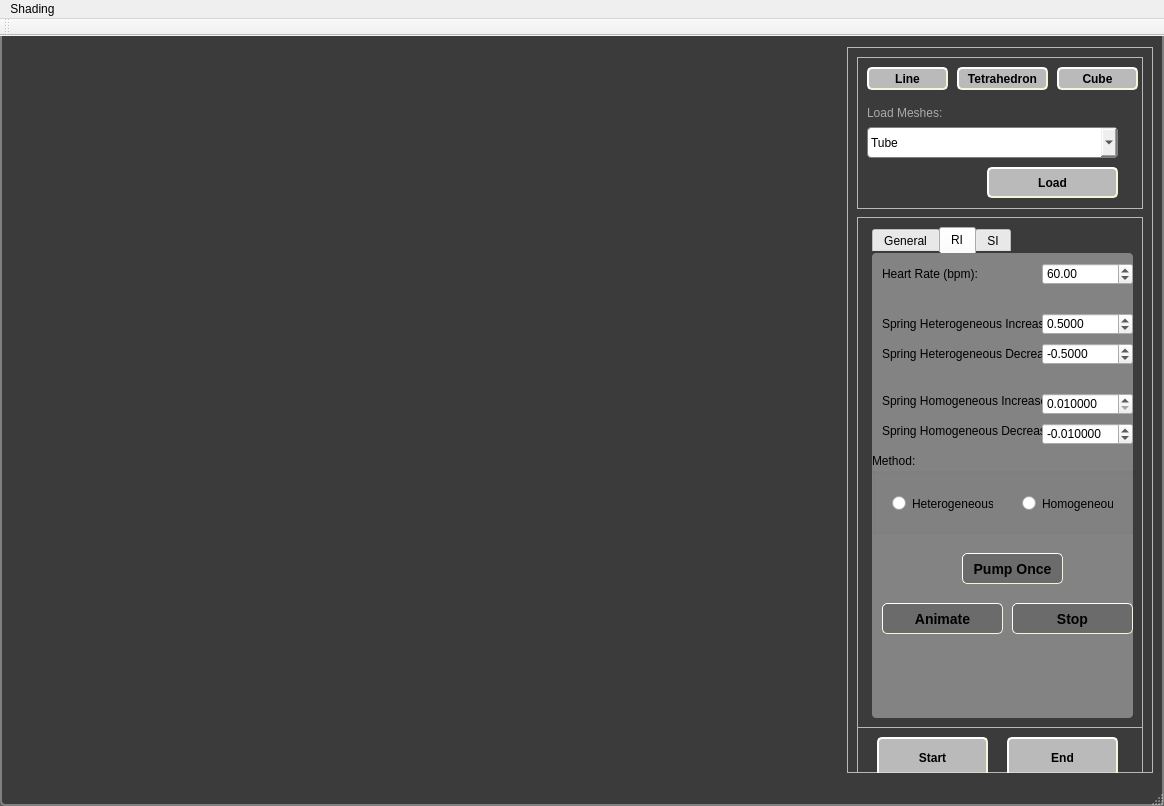
<?xml version="1.0" encoding="UTF-8"?>
<ui version="4.0">
 <class>MassSpringSystemeClass</class>
 <widget class="QMainWindow" name="MassSpringSystemeClass">
  <property name="geometry">
   <rect>
    <x>0</x>
    <y>0</y>
    <width>1164</width>
    <height>806</height>
   </rect>
  </property>
  <property name="windowTitle">
   <string>MassSpringSysteme</string>
  </property>
  <property name="styleSheet">
   <string notr="true">QMainWindow {
	background: rgba(50, 50, 50, 200);
	border: 2px solid gray;
	border-radius: 5px;
}

QComboBox {
     border: 1px solid gray;
     border-radius: 4px;
     padding: 1px 18px 1px 3px;
     min-width: 6em;
 }

 QPushButton {
     background-color:  rgba(220, 220, 220, 200);
     border-style: outset;
     border-width: 2px;
     border-radius: 5px;
     border-color: beige;
     font: bold 12px;
     min-width: 5em;
     padding: 2px;
 }

 QPushButton:pressed {
     background-color: rgba(255, 255, 255, 250);
     border-style: outset;
     border-width: 2px;
     border-radius: 5px;
     border-color: beige;
     font: bold 12px;
     min-width: 5em;
     padding: 2px;
 }

 QPushButton#pushButton_update {
     background-color:  rgba(100, 100, 100, 200);
     border-style: outset;
     border-width: 1px;
     border-radius: 5px;
     border-color: beige;
     font: bold 14px;
     min-width: 5em;
     padding: 2px;
 }

QPushButton#pushButton_pumpOnce {
     background-color:  rgba(100, 100, 100, 200);
     border-style: outset;
     border-width: 1px;
     border-radius: 5px;
     border-color: beige;
     font: bold 14px;
     min-width: 5em;
     padding: 2px;
 }

QPushButton#pushButton_animate {
     background-color:  rgba(100, 100, 100, 200);
     border-style: outset;
     border-width: 1px;
     border-radius: 5px;
     border-color: beige;
     font: bold 14px;
     min-width: 5em;
     padding: 2px;
 }

QPushButton#pushButton_stop {
     background-color:  rgba(100, 100, 100, 200);
     border-style: outset;
     border-width: 1px;
     border-radius: 5px;
     border-color: beige;
     font: bold 14px;
     min-width: 5em;
     padding: 2px;
 }

 QPushButton#pushButton_update:pressed {
     background-color:  rgba(240, 240, 240, 200);
     border-style: outset;
     border-width: 2px;
     border-radius: 5px;
     border-color: beige;
     font: bold 14px;
     min-width: 5em;
     padding: 2px;
 }

QPushButton#pushButton_pumpOnce:pressed {
     background-color:  rgba(240, 240, 240, 200);
     border-style: outset;
     border-width: 2px;
     border-radius: 5px;
     border-color: beige;
     font: bold 14px;
     min-width: 5em;
     padding: 2px;
 }

QPushButton#pushButton_animate:pressed {
     background-color:  rgba(240, 240, 240, 200);
     border-style: outset;
     border-width: 2px;
     border-radius: 5px;
     border-color: beige;
     font: bold 14px;
     min-width: 5em;
     padding: 2px;
 }

QPushButton#pushButton_stop:pressed {
     background-color:  rgba(240, 240, 240, 200);
     border-style: outset;
     border-width: 2px;
     border-radius: 5px;
     border-color: beige;
     font: bold 14px;
     min-width: 5em;
     padding: 2px;
 }</string>
  </property>
  <widget class="QWidget" name="centralWidget">
   <layout class="QGridLayout" name="gridLayout">
    <item row="0" column="0">
     <widget class="QSplitter" name="splitter">
      <property name="orientation">
       <enum>Qt::Horizontal</enum>
      </property>
      <property name="handleWidth">
       <number>1</number>
      </property>
      <widget class="MyGLWidget" name="glwidget" native="true"/>
      <widget class="QFrame" name="frame">
       <property name="minimumSize">
        <size>
         <width>306</width>
         <height>698</height>
        </size>
       </property>
       <property name="maximumSize">
        <size>
         <width>306</width>
         <height>16777215</height>
        </size>
       </property>
       <property name="frameShape">
        <enum>QFrame::StyledPanel</enum>
       </property>
       <property name="frameShadow">
        <enum>QFrame::Raised</enum>
       </property>
       <widget class="QFrame" name="mesh_frame">
        <property name="geometry">
         <rect>
          <x>10</x>
          <y>10</y>
          <width>286</width>
          <height>152</height>
         </rect>
        </property>
        <property name="minimumSize">
         <size>
          <width>286</width>
          <height>152</height>
         </size>
        </property>
        <property name="maximumSize">
         <size>
          <width>286</width>
          <height>152</height>
         </size>
        </property>
        <property name="frameShape">
         <enum>QFrame::StyledPanel</enum>
        </property>
        <property name="frameShadow">
         <enum>QFrame::Raised</enum>
        </property>
        <widget class="QPushButton" name="button_line">
         <property name="geometry">
          <rect>
           <x>10</x>
           <y>10</y>
           <width>81</width>
           <height>23</height>
          </rect>
         </property>
         <property name="text">
          <string>Line</string>
         </property>
        </widget>
        <widget class="QPushButton" name="button_tetrahedron">
         <property name="geometry">
          <rect>
           <x>100</x>
           <y>10</y>
           <width>91</width>
           <height>23</height>
          </rect>
         </property>
         <property name="text">
          <string>Tetrahedron</string>
         </property>
        </widget>
        <widget class="QPushButton" name="button_cube">
         <property name="geometry">
          <rect>
           <x>200</x>
           <y>10</y>
           <width>81</width>
           <height>23</height>
          </rect>
         </property>
         <property name="text">
          <string>Cube</string>
         </property>
        </widget>
        <widget class="QLabel" name="label">
         <property name="geometry">
          <rect>
           <x>10</x>
           <y>40</y>
           <width>81</width>
           <height>31</height>
          </rect>
         </property>
         <property name="styleSheet">
          <string notr="true">QLabel 
{ color: rgba(200, 200, 200, 200) }</string>
         </property>
         <property name="lineWidth">
          <number>1</number>
         </property>
         <property name="text">
          <string>Load Meshes:</string>
         </property>
        </widget>
        <widget class="QComboBox" name="combo_box_load_mesh">
         <property name="geometry">
          <rect>
           <x>10</x>
           <y>70</y>
           <width>251</width>
           <height>31</height>
          </rect>
         </property>
         <item>
          <property name="text">
           <string>Tube</string>
          </property>
         </item>
         <item>
          <property name="text">
           <string>Sphere</string>
          </property>
         </item>
         <item>
          <property name="text">
           <string>Simple Heart</string>
          </property>
         </item>
         <item>
          <property name="text">
           <string>Complex Heart</string>
          </property>
         </item>
         <item>
          <property name="text">
           <string>Real Heart</string>
          </property>
         </item>
        </widget>
        <widget class="QPushButton" name="button_load">
         <property name="geometry">
          <rect>
           <x>130</x>
           <y>110</y>
           <width>131</width>
           <height>31</height>
          </rect>
         </property>
         <property name="text">
          <string>Load</string>
         </property>
        </widget>
       </widget>
       <widget class="QFrame" name="attr_frame">
        <property name="geometry">
         <rect>
          <x>10</x>
          <y>170</y>
          <width>286</width>
          <height>511</height>
         </rect>
        </property>
        <property name="minimumSize">
         <size>
          <width>286</width>
          <height>455</height>
         </size>
        </property>
        <property name="frameShape">
         <enum>QFrame::StyledPanel</enum>
        </property>
        <property name="frameShadow">
         <enum>QFrame::Raised</enum>
        </property>
        <widget class="QTabWidget" name="tabWidget">
         <property name="geometry">
          <rect>
           <x>15</x>
           <y>10</y>
           <width>261</width>
           <height>491</height>
          </rect>
         </property>
         <property name="styleSheet">
          <string notr="true">QTabWidget::pane { /* The tab widget frame */
    border-top: 2px;
     border-radius: 4px;
	background-color: rgba(150, 150, 150, 200);
}

/*QTabWidget::tab-bar {
    left: 5px;
}*/

/*QTabBar::tab {
    background: qlineargradient(x1: 0, y1: 0, x2: 0, y2: 1,
                                stop: 0 #E1E1E1, stop: 0.4 #DDDDDD,
                                stop: 0.5 #D8D8D8, stop: 1.0 #D3D3D3);
    border: 2px;
    border-bottom-color: rgba(190, 190, 190, 200); 
    border-top-left-radius: 3px;
    border-top-right-radius: 3px;
    min-width: 5ex;
    padding: 2px;
}*/

/*QTabBar::tab:selected {
 	border: 4px;
	border-color: rgba(190, 190, 190, 200);
    border-bottom-color: rgba(190, 190, 190, 200);
    border-top-left-radius: 5px;
    border-top-right-radius: 5px;
    min-width: 5ex;
    padding: 2px;
}*/</string>
         </property>
         <property name="currentIndex">
          <number>1</number>
         </property>
         <widget class="QWidget" name="tab">
          <attribute name="title">
           <string>General</string>
          </attribute>
          <widget class="QPushButton" name="pushButton_update">
           <property name="geometry">
            <rect>
             <x>120</x>
             <y>430</y>
             <width>141</width>
             <height>31</height>
            </rect>
           </property>
           <property name="text">
            <string>Update</string>
           </property>
          </widget>
          <widget class="QLabel" name="label_4">
           <property name="geometry">
            <rect>
             <x>10</x>
             <y>110</y>
             <width>101</width>
             <height>21</height>
            </rect>
           </property>
           <property name="text">
            <string>Spring Rest Length:</string>
           </property>
          </widget>
          <widget class="QDoubleSpinBox" name="doubleSpinBox_gravity">
           <property name="geometry">
            <rect>
             <x>160</x>
             <y>50</y>
             <width>101</width>
             <height>22</height>
            </rect>
           </property>
           <property name="minimum">
            <double>-99.989999999999995</double>
           </property>
          </widget>
          <widget class="QDoubleSpinBox" name="doubleSpinBox_bel">
           <property name="geometry">
            <rect>
             <x>180</x>
             <y>170</y>
             <width>81</width>
             <height>22</height>
            </rect>
           </property>
          </widget>
          <widget class="QLabel" name="label_6">
           <property name="geometry">
            <rect>
             <x>10</x>
             <y>50</y>
             <width>101</width>
             <height>21</height>
            </rect>
           </property>
           <property name="text">
            <string>System Gravity:</string>
           </property>
          </widget>
          <widget class="QLabel" name="label_3">
           <property name="geometry">
            <rect>
             <x>10</x>
             <y>80</y>
             <width>81</width>
             <height>21</height>
            </rect>
           </property>
           <property name="text">
            <string>Particle Mass:</string>
           </property>
          </widget>
          <widget class="QLabel" name="label_7">
           <property name="geometry">
            <rect>
             <x>10</x>
             <y>170</y>
             <width>171</width>
             <height>21</height>
            </rect>
           </property>
           <property name="text">
            <string>Bounce Energy Loss (per bounce):</string>
           </property>
          </widget>
          <widget class="QDoubleSpinBox" name="doubleSpinBox_rc">
           <property name="geometry">
            <rect>
             <x>160</x>
             <y>110</y>
             <width>101</width>
             <height>22</height>
            </rect>
           </property>
           <property name="maximum">
            <double>200.000000000000000</double>
           </property>
          </widget>
          <widget class="QLabel" name="label_5">
           <property name="geometry">
            <rect>
             <x>10</x>
             <y>140</y>
             <width>101</width>
             <height>21</height>
            </rect>
           </property>
           <property name="text">
            <string>Spring Stiffness:</string>
           </property>
          </widget>
          <widget class="QDoubleSpinBox" name="doubleSpinBox_ks">
           <property name="geometry">
            <rect>
             <x>160</x>
             <y>140</y>
             <width>101</width>
             <height>22</height>
            </rect>
           </property>
           <property name="maximum">
            <double>5000.000000000000000</double>
           </property>
          </widget>
          <widget class="QDoubleSpinBox" name="doubleSpinBox_mass">
           <property name="geometry">
            <rect>
             <x>160</x>
             <y>80</y>
             <width>101</width>
             <height>22</height>
            </rect>
           </property>
          </widget>
          <widget class="QLabel" name="label_2">
           <property name="geometry">
            <rect>
             <x>10</x>
             <y>10</y>
             <width>101</width>
             <height>21</height>
            </rect>
           </property>
           <property name="lineWidth">
            <number>1</number>
           </property>
           <property name="text">
            <string>System Attributes:</string>
           </property>
          </widget>
          <widget class="QToolBox" name="toolBox">
           <property name="geometry">
            <rect>
             <x>8</x>
             <y>202</y>
             <width>251</width>
             <height>221</height>
            </rect>
           </property>
           <property name="currentIndex">
            <number>0</number>
           </property>
           <widget class="QWidget" name="page">
            <property name="geometry">
             <rect>
              <x>0</x>
              <y>0</y>
              <width>251</width>
              <height>167</height>
             </rect>
            </property>
            <attribute name="label">
             <string>Linear Damping ( Kd = a*|v|+b )</string>
            </attribute>
            <widget class="QLabel" name="label_9">
             <property name="geometry">
              <rect>
               <x>20</x>
               <y>40</y>
               <width>71</width>
               <height>21</height>
              </rect>
             </property>
             <property name="text">
              <string>b:</string>
             </property>
            </widget>
            <widget class="QLabel" name="label_10">
             <property name="geometry">
              <rect>
               <x>20</x>
               <y>70</y>
               <width>101</width>
               <height>21</height>
              </rect>
             </property>
             <property name="text">
              <string>|Vt|:</string>
             </property>
            </widget>
            <widget class="QLabel" name="label_8">
             <property name="geometry">
              <rect>
               <x>20</x>
               <y>10</y>
               <width>71</width>
               <height>21</height>
              </rect>
             </property>
             <property name="text">
              <string>a:</string>
             </property>
            </widget>
            <widget class="QLabel" name="label_16">
             <property name="geometry">
              <rect>
               <x>20</x>
               <y>100</y>
               <width>71</width>
               <height>16</height>
              </rect>
             </property>
             <property name="text">
              <string>Maximum Kd:</string>
             </property>
            </widget>
            <widget class="QDoubleSpinBox" name="doubleSpinBox_linearMaxKd">
             <property name="geometry">
              <rect>
               <x>150</x>
               <y>100</y>
               <width>81</width>
               <height>22</height>
              </rect>
             </property>
             <property name="decimals">
              <number>6</number>
             </property>
             <property name="maximum">
              <double>1.000000000000000</double>
             </property>
             <property name="singleStep">
              <double>0.050000000000000</double>
             </property>
             <property name="value">
              <double>0.900000000000000</double>
             </property>
            </widget>
            <widget class="QDoubleSpinBox" name="doubleSpinBox_linearA">
             <property name="geometry">
              <rect>
               <x>150</x>
               <y>10</y>
               <width>81</width>
               <height>22</height>
              </rect>
             </property>
             <property name="decimals">
              <number>6</number>
             </property>
             <property name="singleStep">
              <double>0.050000000000000</double>
             </property>
            </widget>
            <widget class="QDoubleSpinBox" name="doubleSpinBox_linearB">
             <property name="geometry">
              <rect>
               <x>150</x>
               <y>40</y>
               <width>81</width>
               <height>22</height>
              </rect>
             </property>
             <property name="decimals">
              <number>6</number>
             </property>
             <property name="singleStep">
              <double>0.005000000000000</double>
             </property>
            </widget>
            <widget class="QDoubleSpinBox" name="doubleSpinBox_linearVt">
             <property name="geometry">
              <rect>
               <x>150</x>
               <y>70</y>
               <width>81</width>
               <height>22</height>
              </rect>
             </property>
             <property name="decimals">
              <number>6</number>
             </property>
             <property name="singleStep">
              <double>5.000000000000000</double>
             </property>
            </widget>
           </widget>
           <widget class="QWidget" name="page_2">
            <property name="geometry">
             <rect>
              <x>0</x>
              <y>0</y>
              <width>100</width>
              <height>30</height>
             </rect>
            </property>
            <attribute name="label">
             <string>Quadratic Damping</string>
            </attribute>
           </widget>
          </widget>
         </widget>
         <widget class="QWidget" name="tab_2">
          <attribute name="title">
           <string>RI</string>
          </attribute>
          <widget class="QLabel" name="label_11">
           <property name="geometry">
            <rect>
             <x>10</x>
             <y>60</y>
             <width>161</width>
             <height>21</height>
            </rect>
           </property>
           <property name="text">
            <string>Spring Heterogeneous Increase:</string>
           </property>
          </widget>
          <widget class="QDoubleSpinBox" name="doubleSpinBox_rld">
           <property name="geometry">
            <rect>
             <x>170</x>
             <y>60</y>
             <width>91</width>
             <height>22</height>
            </rect>
           </property>
           <property name="decimals">
            <number>4</number>
           </property>
           <property name="minimum">
            <double>-99.989999999999995</double>
           </property>
           <property name="singleStep">
            <double>0.050000000000000</double>
           </property>
           <property name="value">
            <double>0.500000000000000</double>
           </property>
          </widget>
          <widget class="QLabel" name="label_12">
           <property name="geometry">
            <rect>
             <x>10</x>
             <y>90</y>
             <width>161</width>
             <height>21</height>
            </rect>
           </property>
           <property name="text">
            <string>Spring Heterogeneous Decrease:</string>
           </property>
          </widget>
          <widget class="QDoubleSpinBox" name="doubleSpinBox_rld_2">
           <property name="geometry">
            <rect>
             <x>170</x>
             <y>90</y>
             <width>91</width>
             <height>22</height>
            </rect>
           </property>
           <property name="decimals">
            <number>4</number>
           </property>
           <property name="minimum">
            <double>-99.989999999999995</double>
           </property>
           <property name="singleStep">
            <double>0.050000000000000</double>
           </property>
           <property name="value">
            <double>-0.500000000000000</double>
           </property>
          </widget>
          <widget class="QLabel" name="label_13">
           <property name="geometry">
            <rect>
             <x>10</x>
             <y>10</y>
             <width>121</width>
             <height>21</height>
            </rect>
           </property>
           <property name="text">
            <string>Heart Rate (bpm):</string>
           </property>
          </widget>
          <widget class="QDoubleSpinBox" name="doubleSpinBox_hr">
           <property name="geometry">
            <rect>
             <x>170</x>
             <y>10</y>
             <width>91</width>
             <height>22</height>
            </rect>
           </property>
           <property name="minimum">
            <double>0.000000000000000</double>
           </property>
           <property name="maximum">
            <double>400.000000000000000</double>
           </property>
           <property name="singleStep">
            <double>5.000000000000000</double>
           </property>
           <property name="value">
            <double>60.000000000000000</double>
           </property>
          </widget>
          <widget class="QPushButton" name="pushButton_animate">
           <property name="geometry">
            <rect>
             <x>10</x>
             <y>350</y>
             <width>121</width>
             <height>31</height>
            </rect>
           </property>
           <property name="text">
            <string>Animate</string>
           </property>
          </widget>
          <widget class="QPushButton" name="pushButton_stop">
           <property name="geometry">
            <rect>
             <x>140</x>
             <y>350</y>
             <width>121</width>
             <height>31</height>
            </rect>
           </property>
           <property name="text">
            <string>Stop</string>
           </property>
          </widget>
          <widget class="QLabel" name="label_14">
           <property name="geometry">
            <rect>
             <x>10</x>
             <y>140</y>
             <width>161</width>
             <height>16</height>
            </rect>
           </property>
           <property name="text">
            <string>Spring Homogeneous Increase:</string>
           </property>
          </widget>
          <widget class="QLabel" name="label_15">
           <property name="geometry">
            <rect>
             <x>10</x>
             <y>170</y>
             <width>161</width>
             <height>16</height>
            </rect>
           </property>
           <property name="text">
            <string>Spring Homogeneous Decrease:</string>
           </property>
          </widget>
          <widget class="QDoubleSpinBox" name="doubleSpinBox_shi">
           <property name="geometry">
            <rect>
             <x>170</x>
             <y>140</y>
             <width>91</width>
             <height>22</height>
            </rect>
           </property>
           <property name="decimals">
            <number>6</number>
           </property>
           <property name="minimum">
            <double>0.010000000000000</double>
           </property>
           <property name="maximum">
            <double>9.000000000000000</double>
           </property>
           <property name="singleStep">
            <double>0.050000000000000</double>
           </property>
           <property name="value">
            <double>0.010000000000000</double>
           </property>
          </widget>
          <widget class="QDoubleSpinBox" name="doubleSpinBox_shd">
           <property name="geometry">
            <rect>
             <x>170</x>
             <y>170</y>
             <width>91</width>
             <height>22</height>
            </rect>
           </property>
           <property name="decimals">
            <number>6</number>
           </property>
           <property name="minimum">
            <double>-1.000000000000000</double>
           </property>
           <property name="maximum">
            <double>0.000000000000000</double>
           </property>
           <property name="singleStep">
            <double>0.050000000000000</double>
           </property>
           <property name="value">
            <double>-0.010000000000000</double>
           </property>
          </widget>
          <widget class="QGroupBox" name="groupBox">
           <property name="geometry">
            <rect>
             <x>0</x>
             <y>200</y>
             <width>261</width>
             <height>81</height>
            </rect>
           </property>
           <property name="title">
            <string>Method:</string>
           </property>
           <widget class="QRadioButton" name="radioButton_ri_he">
            <property name="geometry">
             <rect>
              <x>20</x>
              <y>40</y>
              <width>101</width>
              <height>21</height>
             </rect>
            </property>
            <property name="text">
             <string>Heterogeneous</string>
            </property>
           </widget>
           <widget class="QRadioButton" name="radioButton_ri_ho">
            <property name="geometry">
             <rect>
              <x>150</x>
              <y>40</y>
              <width>91</width>
              <height>21</height>
             </rect>
            </property>
            <property name="text">
             <string>Homogeneous</string>
            </property>
           </widget>
          </widget>
          <widget class="QPushButton" name="pushButton_pumpOnce">
           <property name="geometry">
            <rect>
             <x>90</x>
             <y>300</y>
             <width>101</width>
             <height>31</height>
            </rect>
           </property>
           <property name="text">
            <string>Pump Once</string>
           </property>
          </widget>
         </widget>
         <widget class="QWidget" name="tab_3">
          <attribute name="title">
           <string>SI</string>
          </attribute>
         </widget>
        </widget>
       </widget>
       <widget class="QFrame" name="button_frame">
        <property name="geometry">
         <rect>
          <x>10</x>
          <y>680</y>
          <width>286</width>
          <height>71</height>
         </rect>
        </property>
        <property name="frameShape">
         <enum>QFrame::StyledPanel</enum>
        </property>
        <property name="frameShadow">
         <enum>QFrame::Raised</enum>
        </property>
        <widget class="QPushButton" name="button_start">
         <property name="geometry">
          <rect>
           <x>20</x>
           <y>10</y>
           <width>111</width>
           <height>41</height>
          </rect>
         </property>
         <property name="minimumSize">
          <size>
           <width>78</width>
           <height>0</height>
          </size>
         </property>
         <property name="text">
          <string>Start</string>
         </property>
        </widget>
        <widget class="QPushButton" name="button_end">
         <property name="geometry">
          <rect>
           <x>150</x>
           <y>10</y>
           <width>111</width>
           <height>41</height>
          </rect>
         </property>
         <property name="text">
          <string>End</string>
         </property>
        </widget>
       </widget>
      </widget>
     </widget>
    </item>
   </layout>
  </widget>
  <widget class="QMenuBar" name="menuBar">
   <property name="geometry">
    <rect>
     <x>0</x>
     <y>0</y>
     <width>1164</width>
     <height>21</height>
    </rect>
   </property>
   <widget class="QMenu" name="menuShading">
    <property name="title">
     <string>Shading</string>
    </property>
    <addaction name="actionLines_Shading"/>
    <addaction name="actionSurface_Shading"/>
   </widget>
   <addaction name="menuShading"/>
  </widget>
  <widget class="QToolBar" name="mainToolBar">
   <attribute name="toolBarArea">
    <enum>TopToolBarArea</enum>
   </attribute>
   <attribute name="toolBarBreak">
    <bool>false</bool>
   </attribute>
  </widget>
  <widget class="QStatusBar" name="statusBar"/>
  <action name="actionLines_Shading">
   <property name="text">
    <string>Lines Shading</string>
   </property>
  </action>
  <action name="actionSurface_Shading">
   <property name="text">
    <string>Surface Shading</string>
   </property>
  </action>
 </widget>
 <layoutdefault spacing="6" margin="11"/>
 <customwidgets>
  <customwidget>
   <class>MyGLWidget</class>
   <extends>QWidget</extends>
   <header>MyGLWidget.h</header>
   <container>1</container>
   <slots>
    <slot>slot_start_button()</slot>
   </slots>
  </customwidget>
 </customwidgets>
 <resources>
  <include location="massspringsysteme.qrc"/>
 </resources>
 <connections>
  <connection>
   <sender>button_start</sender>
   <signal>released()</signal>
   <receiver>MassSpringSystemeClass</receiver>
   <slot>slotButtonStart()</slot>
   <hints>
    <hint type="sourcelabel">
     <x>880</x>
     <y>532</y>
    </hint>
    <hint type="destinationlabel">
     <x>557</x>
     <y>385</y>
    </hint>
   </hints>
  </connection>
  <connection>
   <sender>button_line</sender>
   <signal>released()</signal>
   <receiver>MassSpringSystemeClass</receiver>
   <slot>slotButtonLine()</slot>
   <hints>
    <hint type="sourcelabel">
     <x>897</x>
     <y>95</y>
    </hint>
    <hint type="destinationlabel">
     <x>557</x>
     <y>385</y>
    </hint>
   </hints>
  </connection>
  <connection>
   <sender>button_end</sender>
   <signal>released()</signal>
   <receiver>MassSpringSystemeClass</receiver>
   <slot>slotButtonEnd()</slot>
   <hints>
    <hint type="sourcelabel">
     <x>1024</x>
     <y>513</y>
    </hint>
    <hint type="destinationlabel">
     <x>557</x>
     <y>385</y>
    </hint>
   </hints>
  </connection>
  <connection>
   <sender>button_tetrahedron</sender>
   <signal>released()</signal>
   <receiver>MassSpringSystemeClass</receiver>
   <slot>slotButtonTetrahedron()</slot>
   <hints>
    <hint type="sourcelabel">
     <x>930</x>
     <y>95</y>
    </hint>
    <hint type="destinationlabel">
     <x>557</x>
     <y>385</y>
    </hint>
   </hints>
  </connection>
  <connection>
   <sender>button_cube</sender>
   <signal>released()</signal>
   <receiver>MassSpringSystemeClass</receiver>
   <slot>slotButtonCube()</slot>
   <hints>
    <hint type="sourcelabel">
     <x>1030</x>
     <y>95</y>
    </hint>
    <hint type="destinationlabel">
     <x>557</x>
     <y>385</y>
    </hint>
   </hints>
  </connection>
  <connection>
   <sender>button_load</sender>
   <signal>released()</signal>
   <receiver>MassSpringSystemeClass</receiver>
   <slot>slotButtonLoad()</slot>
   <hints>
    <hint type="sourcelabel">
     <x>1057</x>
     <y>244</y>
    </hint>
    <hint type="destinationlabel">
     <x>574</x>
     <y>396</y>
    </hint>
   </hints>
  </connection>
  <connection>
   <sender>combo_box_load_mesh</sender>
   <signal>currentIndexChanged(int)</signal>
   <receiver>MassSpringSystemeClass</receiver>
   <slot>slotComboBoxLoadMeshes()</slot>
   <hints>
    <hint type="sourcelabel">
     <x>965</x>
     <y>193</y>
    </hint>
    <hint type="destinationlabel">
     <x>574</x>
     <y>396</y>
    </hint>
   </hints>
  </connection>
  <connection>
   <sender>pushButton_update</sender>
   <signal>released()</signal>
   <receiver>MassSpringSystemeClass</receiver>
   <slot>slotPushButtonUpdate()</slot>
   <hints>
    <hint type="sourcelabel">
     <x>1101</x>
     <y>584</y>
    </hint>
    <hint type="destinationlabel">
     <x>585</x>
     <y>384</y>
    </hint>
   </hints>
  </connection>
  <connection>
   <sender>pushButton_animate</sender>
   <signal>released()</signal>
   <receiver>MassSpringSystemeClass</receiver>
   <slot>slotPushButtonAnimate()</slot>
   <hints>
    <hint type="sourcelabel">
     <x>1118</x>
     <y>596</y>
    </hint>
    <hint type="destinationlabel">
     <x>627</x>
     <y>384</y>
    </hint>
   </hints>
  </connection>
  <connection>
   <sender>pushButton_stop</sender>
   <signal>released()</signal>
   <receiver>MassSpringSystemeClass</receiver>
   <slot>slotPushButtonStop()</slot>
   <hints>
    <hint type="sourcelabel">
     <x>1152</x>
     <y>586</y>
    </hint>
    <hint type="destinationlabel">
     <x>627</x>
     <y>384</y>
    </hint>
   </hints>
  </connection>
  <connection>
   <sender>radioButton_ri_ho</sender>
   <signal>pressed()</signal>
   <receiver>MassSpringSystemeClass</receiver>
   <slot>slotRadioButtonRIHo()</slot>
   <hints>
    <hint type="sourcelabel">
     <x>1161</x>
     <y>526</y>
    </hint>
    <hint type="destinationlabel">
     <x>627</x>
     <y>384</y>
    </hint>
   </hints>
  </connection>
  <connection>
   <sender>radioButton_ri_he</sender>
   <signal>pressed()</signal>
   <receiver>MassSpringSystemeClass</receiver>
   <slot>slotRadioButtonRIHe()</slot>
   <hints>
    <hint type="sourcelabel">
     <x>1036</x>
     <y>526</y>
    </hint>
    <hint type="destinationlabel">
     <x>627</x>
     <y>384</y>
    </hint>
   </hints>
  </connection>
  <connection>
   <sender>pushButton_pumpOnce</sender>
   <signal>released()</signal>
   <receiver>MassSpringSystemeClass</receiver>
   <slot>slotPushButtonPumpOnce()</slot>
   <hints>
    <hint type="sourcelabel">
     <x>1096</x>
     <y>552</y>
    </hint>
    <hint type="destinationlabel">
     <x>627</x>
     <y>384</y>
    </hint>
   </hints>
  </connection>
  <connection>
   <sender>actionLines_Shading</sender>
   <signal>triggered()</signal>
   <receiver>MassSpringSystemeClass</receiver>
   <slot>slotActionLinesShading()</slot>
   <hints>
    <hint type="sourcelabel">
     <x>-1</x>
     <y>-1</y>
    </hint>
    <hint type="destinationlabel">
     <x>581</x>
     <y>402</y>
    </hint>
   </hints>
  </connection>
  <connection>
   <sender>actionSurface_Shading</sender>
   <signal>triggered()</signal>
   <receiver>MassSpringSystemeClass</receiver>
   <slot>slotActionSurfaceShading()</slot>
   <hints>
    <hint type="sourcelabel">
     <x>-1</x>
     <y>-1</y>
    </hint>
    <hint type="destinationlabel">
     <x>581</x>
     <y>402</y>
    </hint>
   </hints>
  </connection>
 </connections>
 <slots>
  <slot>slotButtonStart()</slot>
  <slot>slotButtonLine()</slot>
  <slot>slotButtonTetrahedron()</slot>
  <slot>slotButtonCube()</slot>
  <slot>slotButtonEnd()</slot>
  <slot>slotButtonLoad()</slot>
  <slot>slotComboBoxLoadMeshes()</slot>
  <slot>slotPushButtonUpdate()</slot>
  <slot>slotPushButtonAnimate()</slot>
  <slot>slotPushButtonStop()</slot>
  <slot>slotRadioButtonRIHo()</slot>
  <slot>slotRadioButtonRIHe()</slot>
  <slot>slotPushButtonPumpOnce()</slot>
  <slot>slotActionLinesShading()</slot>
  <slot>slotActionSurfaceShading()</slot>
 </slots>
</ui>
